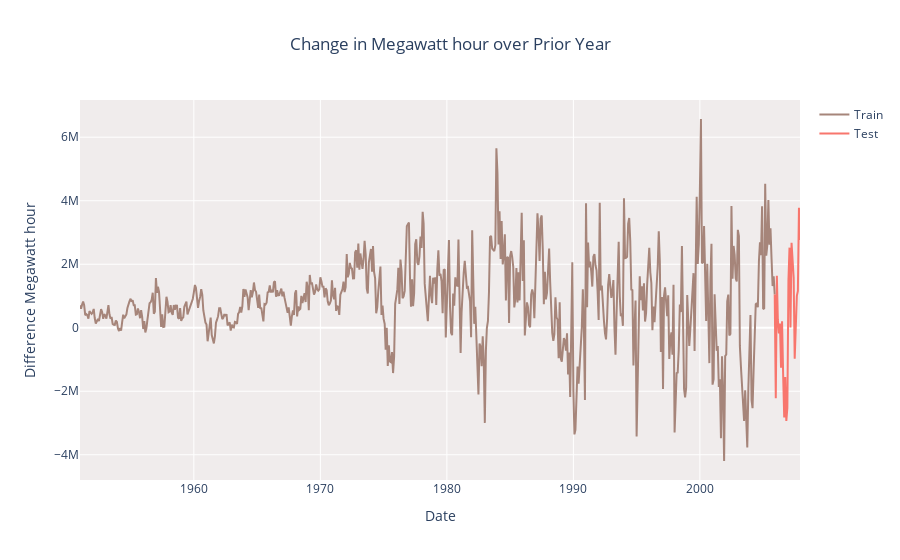

The code cell stored with this chart in its notebook:
### Code cell
fig = go.Figure()
fig.add_trace(go.Scatter(x=train.index, y=train, mode='lines', line_color='#A6857A', name="Train"))
fig.add_trace(go.Scatter(x=test.index, y=test, mode='lines',line_color='#F8766D', name="Test"))
fig.update_layout(
    yaxis_title="Difference Megawatt hour", 
    xaxis_title="Date",
    title="Change in Megawatt hour over Prior Year",
    title_x=0.5
)
fig.update_layout(plot_bgcolor='#F0ECEC')
fig.show()

### Figure 1 — Plotly figure (JSON) as saved in the notebook; plotly's stock layout.template omitted (floating-point values rounded to 4 significant figures; data arrays with more than 128 entries replaced by an {"elided": "..."} marker saying what was removed)
{"data": [{"line": {"color": "#A6857A"}, "mode": "lines", "name": "Train", "type": "scatter", "x": {"elided": "660 str values"}, "y": {"elided": "660 int values"}}, {"line": {"color": "#F8766D"}, "mode": "lines", "name": "Test", "type": "scatter", "x": ["2005-12-01T00:00:00", "2006-01-01T00:00:00", "2006-02-01T00:00:00", "2006-03-01T00:00:00", "2006-04-01T00:00:00", "2006-05-01T00:00:00", "2006-06-01T00:00:00", "2006-07-01T00:00:00", "2006-08-01T00:00:00", "2006-09-01T00:00:00", "2006-10-01T00:00:00", "2006-11-01T00:00:00", "2006-12-01T00:00:00", "2007-01-01T00:00:00", "2007-02-01T00:00:00", "2007-03-01T00:00:00", "2007-04-01T00:00:00", "2007-05-01T00:00:00", "2007-06-01T00:00:00", "2007-07-01T00:00:00", "2007-08-01T00:00:00", "2007-09-01T00:00:00", "2007-10-01T00:00:00", "2007-11-01T00:00:00", "2007-12-01T00:00:00"], "y": [1045778, -2218735, 1640446, 255235, -181548, 130786, -1257793, 200349, -1453531, -2827524, -1550462, -2932419, -2518148, 1493426, 2522906, 9765, 2677847, 2064158, 1572619, -976514, 408886, 1003422, 1159018, 3775622, 2763734]}], "layout": {"plot_bgcolor": "#F0ECEC", "title": {"text": "Change in Megawatt hour over Prior Year", "x": 0.5}, "xaxis": {"title": {"text": "Date"}}, "yaxis": {"title": {"text": "Difference Megawatt hour"}}}}
